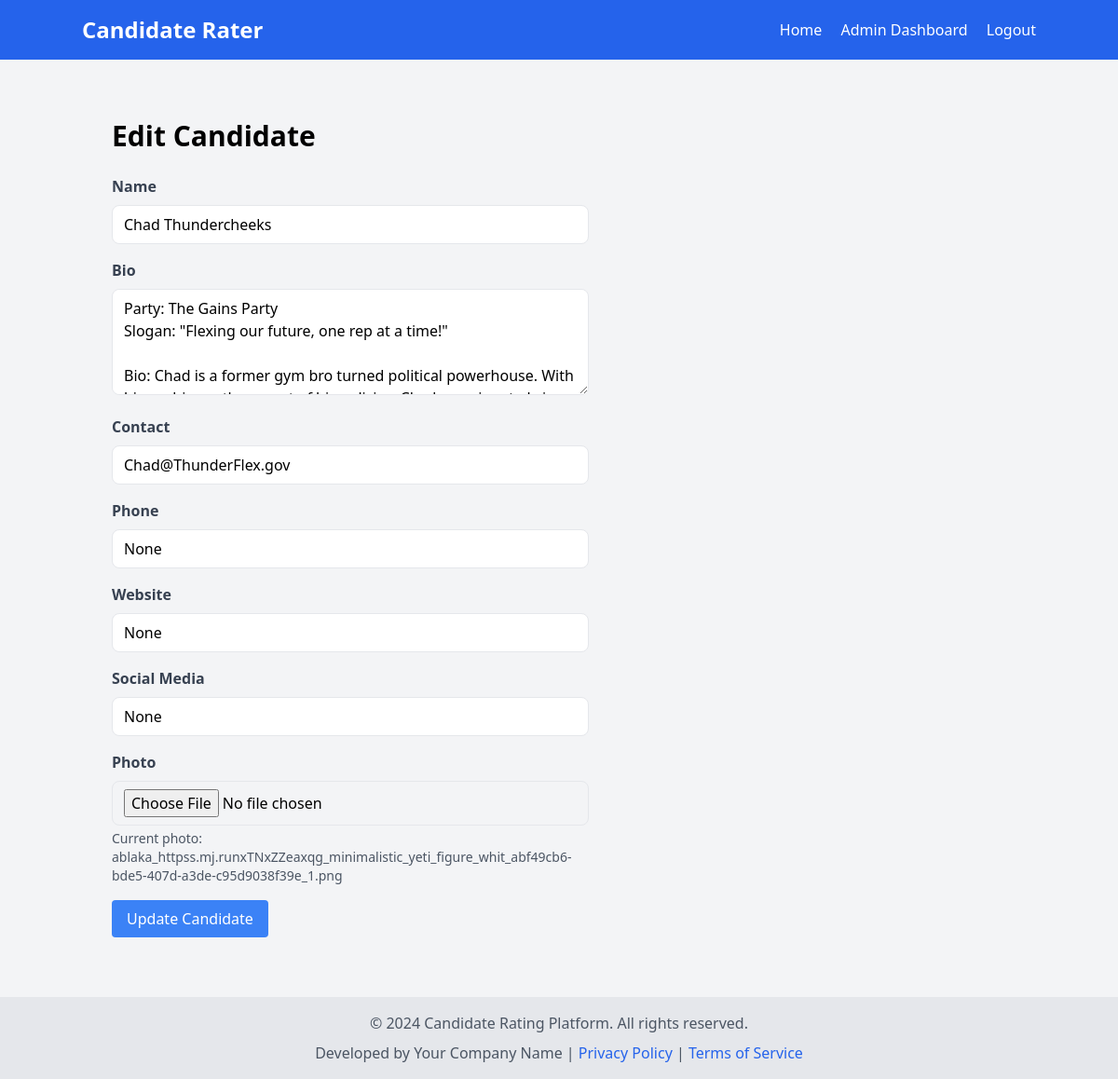
/admin/edit_candidate/1 (signed in), run on an earlier commit of the app's database.
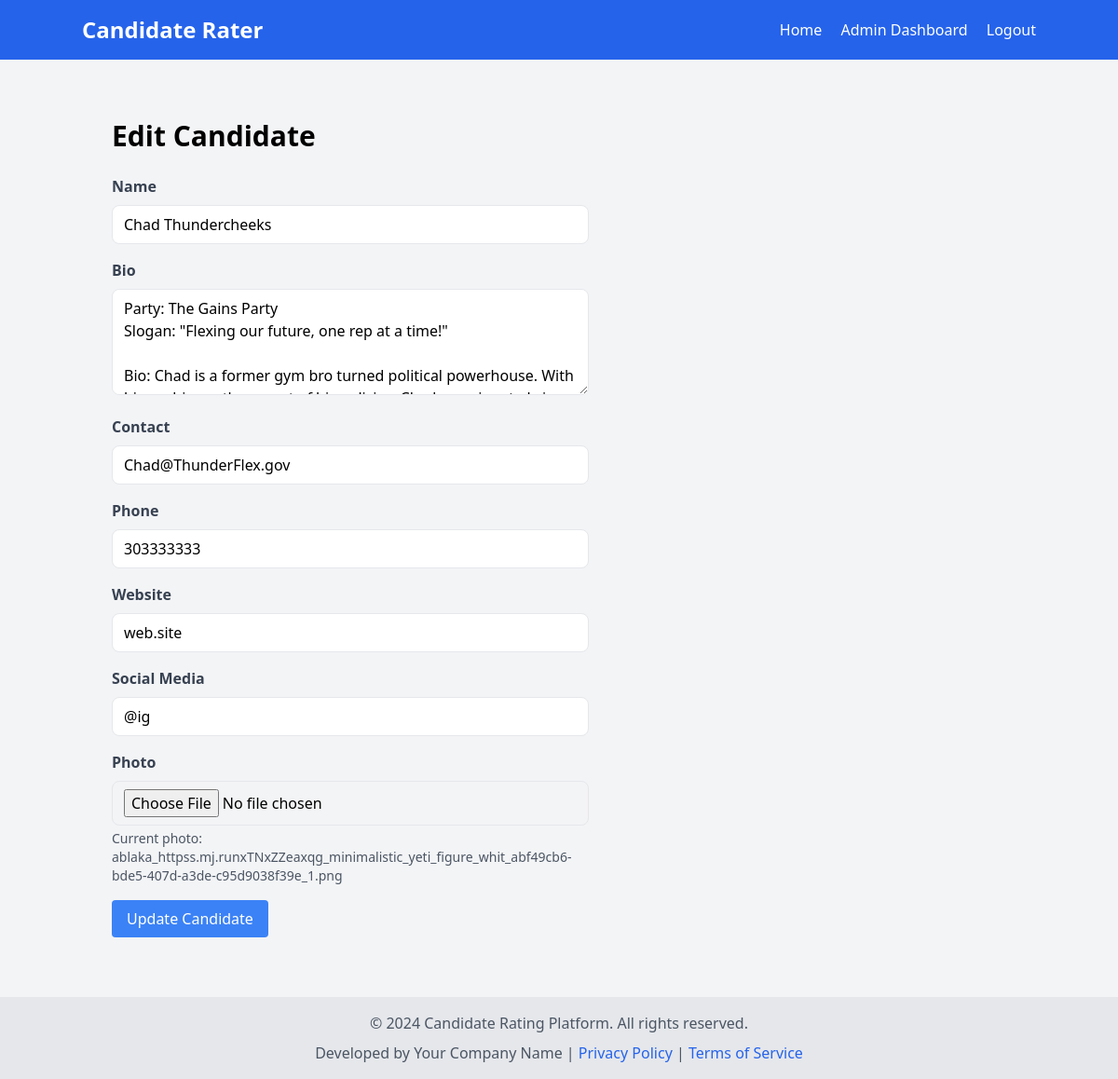
And on a later commit of the database.
### models.py (models this page shows, shortened)
class Candidate(db.Model):
    id = db.Column(db.Integer, primary_key=True)
    name = db.Column(db.String(100), nullable=False)
    bio = db.Column(db.Text, nullable=False)
    contact = db.Column(db.String(100), nullable=False)
    photo = db.Column(db.String(100), nullable=False)
    phone = db.Column(db.Text, nullable=True)
    website = db.Column(db.Text, nullable=True)
    social_media = db.Column(db.Text, nullable=True)
    reviews = db.relationship('Review', backref='candidate', lazy=True)

### main.py (the view, shortened to what this page needs)
@app.route('/admin/edit_candidate/<int:id>', methods=['GET', 'POST'])
def admin_edit_candidate(id):
    if 'admin_id' not in session:
        return redirect(url_for('admin_login'))
    candidate = Candidate.query.get_or_404(id)
    return render_template('admin/edit_candidate.html', candidate=candidate)

### templates/admin/edit_candidate.html
{% extends "base.html" %}
{% block content %}
<div class="container mx-auto px-4 py-8">
    <h1 class="text-3xl font-bold mb-6">Edit Candidate</h1>
    <form action="{{ url_for('admin_edit_candidate', id=candidate.id) }}" method="POST" enctype="multipart/form-data" class="max-w-lg">
        <div class="mb-4">
            <label for="name" class="block text-gray-700 font-bold mb-2">Name</label>
            <input type="text" id="name" name="name" value="{{ candidate.name }}" class="w-full px-3 py-2 border rounded-lg focus:outline-none focus:border-blue-500" required>
        </div>
        <div class="mb-4">
            <label for="bio" class="block text-gray-700 font-bold mb-2">Bio</label>
            <textarea id="bio" name="bio" rows="4" class="w-full px-3 py-2 border rounded-lg focus:outline-none focus:border-blue-500" required>{{ candidate.bio }}</textarea>
        </div>
        <div class="mb-4">
            <label for="contact" class="block text-gray-700 font-bold mb-2">Contact</label>
            <input type="text" id="contact" name="contact" value="{{ candidate.contact }}" class="w-full px-3 py-2 border rounded-lg focus:outline-none focus:border-blue-500" required>
        </div>
        <div class="mb-4">
            <label for="phone" class="block text-gray-700 font-bold mb-2">Phone</label>
            <input type="text" id="phone" name="phone" value="{{ candidate.phone }}" class="w-full px-3 py-2 border rounded-lg focus:outline-none focus:border-blue-500">
        </div>
        <div class="mb-4">
            <label for="website" class="block text-gray-700 font-bold mb-2">Website</label>
            <input type="text" id="website" name="website" value="{{ candidate.website }}" class="w-full px-3 py-2 border rounded-lg focus:outline-none focus:border-blue-500">
        </div>
        <div class="mb-4">
            <label for="social_media" class="block text-gray-700 font-bold mb-2">Social Media</label>
            <input type="text" id="social_media" name="social_media" value="{{ candidate.social_media }}" class="w-full px-3 py-2 border rounded-lg focus:outline-none focus:border-blue-500">
        </div>
        <div class="mb-4">
            <label for="photo" class="block text-gray-700 font-bold mb-2">Photo</label>
            <input type="file" id="photo" name="photo" accept="image/*" class="w-full px-3 py-2 border rounded-lg focus:outline-none focus:border-blue-500">
            <p class="text-sm text-gray-600 mt-1">Current photo: {{ candidate.photo }}</p>
        </div>
        <div>
            <button type="submit" class="bg-blue-500 text-white px-4 py-2 rounded hover:bg-blue-600 focus:outline-none focus:ring-2 focus:ring-blue-500 focus:ring-opacity-50">Update Candidate</button>
        </div>
    </form>
</div>
{% endblock %}

What changed in the data, as far as the page shows it:
changed Candidate "Chad Thundercheeks": phone "None" → "303333333"; website "None" → "web.site"; social_media "None" → "@ig"
